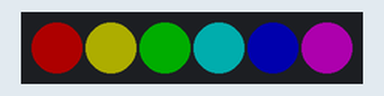
Simulated run of this sketch. Board: ESP32. Parts: 6 RGB LEDs in strip order, left to right. Dim RGB values are drawn brighter than linear.

Above: at 0.15 s.
At 7.23 s:
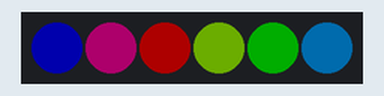
At 13.39 s:
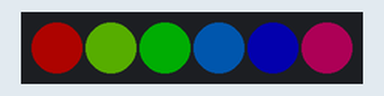
At 18.93 s:
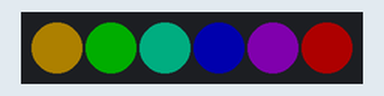
At 28.47 s:
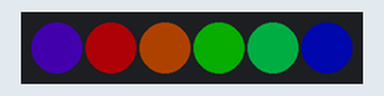
At 39.25 s:
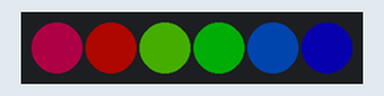
Timing chart, 0 to 40.0 s (numbered marks = the images above):
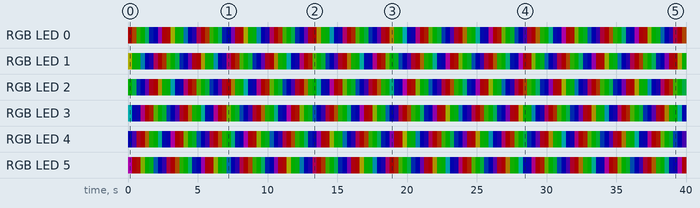

The sketch:

sketch_Jannis_Schmidt.ino
```cpp
#include <Adafruit_NeoPixel.h>

#define LED_COUNT 6
#define LED_PIN    27

Adafruit_NeoPixel strip(LED_COUNT, LED_PIN, NEO_GRB + NEO_KHZ800);

void setup() {
  strip.begin();
  strip.show();
  strip.setBrightness(50);
}


void loop() {
  rainbow(10);
}

void rainbow(int wait) {
  for(long firstPixelHue = 0; firstPixelHue < 5*65536; firstPixelHue += 256) {
    for(int i=0; i<strip.numPixels(); i++) {
      int pixelHue = firstPixelHue + (i * 65536L / strip.numPixels());
      strip.setPixelColor(i, strip.gamma32(strip.ColorHSV(pixelHue)));
    }
    strip.show();
    delay(wait);
  }
}
```

Measured:
- by itself, RGB LED 0: off → RGB(50, 0, 0) at 0.00 s, → RGB(50, 20, 0) 0.31 s later, → RGB(12, 50, 0) 0.31 s later, → RGB(0, 50, 0) 0.31 s later, … (130 changes in this stretch)
- by itself, RGB LED 1: off → RGB(50, 50, 0) at 0.00 s, → RGB(2, 50, 0) 0.31 s later, → RGB(0, 50, 4) 0.31 s later, → RGB(0, 37, 50) 0.31 s later, … (130 changes in this stretch)
